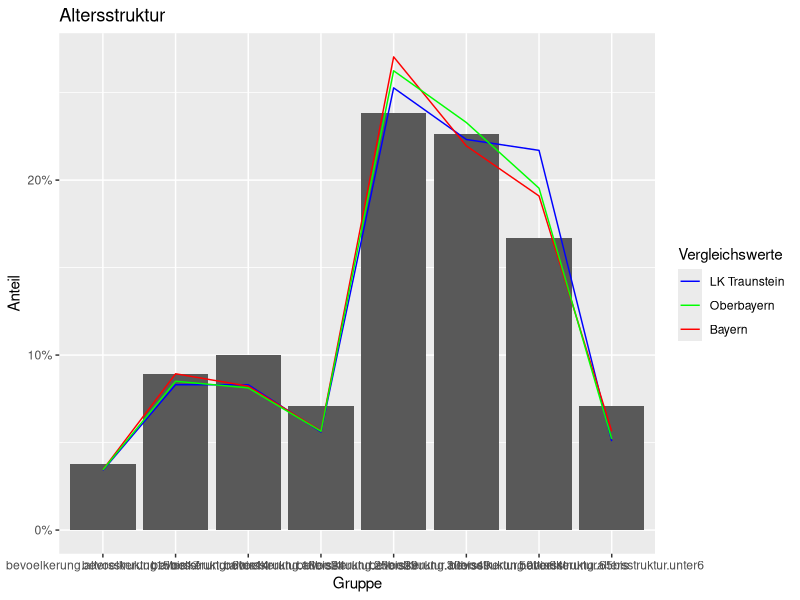
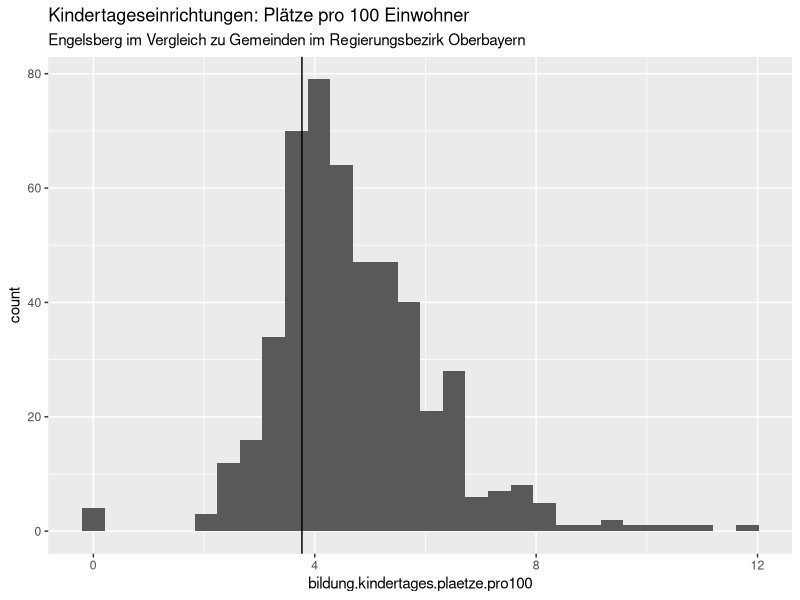
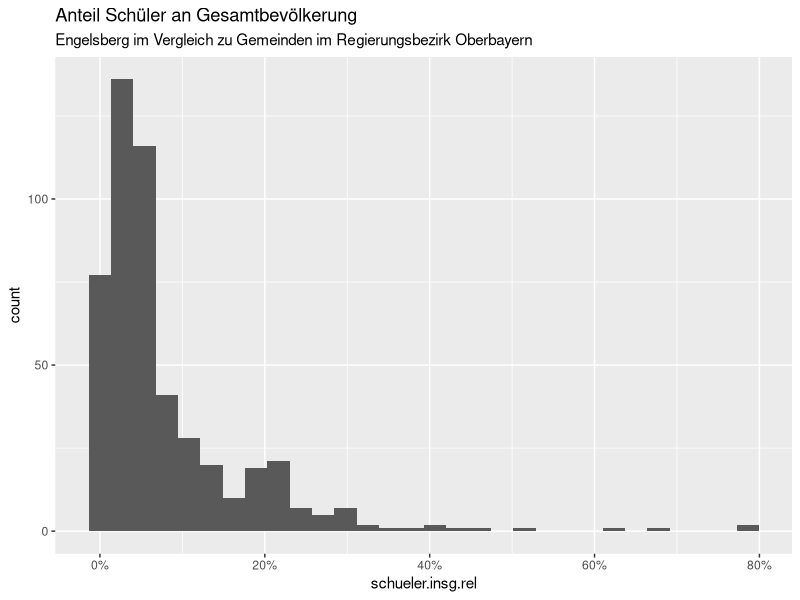
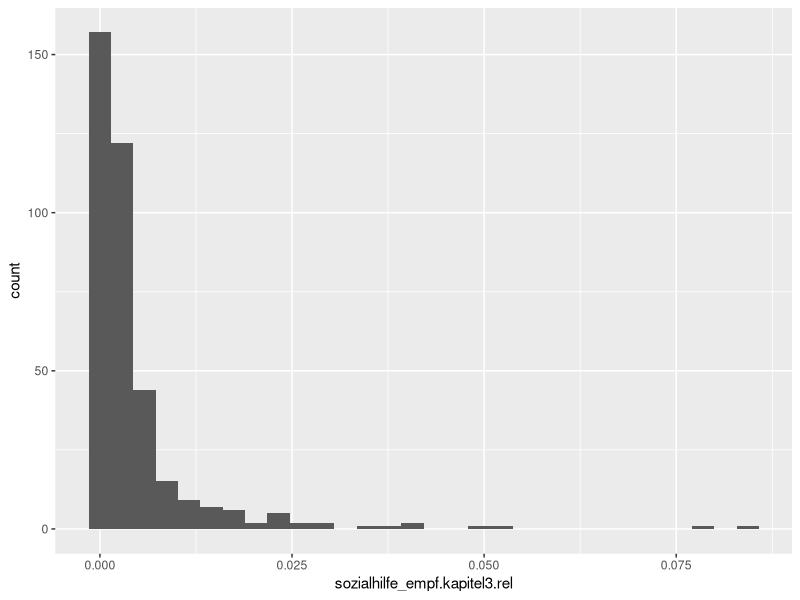

Generate these figures, in order, with R:
# Libraries ---------------------------------------------------------------
library(dplyr)
library(tidyr)
library(ggplot2)

# Load and clean data -----------------------------------------------------
raw_data = read.csv('GDH2016_Daten_xlsx.csv', sep=';', stringsAsFactors = F)
colnames(raw_data)[2:4] = c('Regional.Schluessel', 'Gemeinde.Schluessel.Nr', 'Vgem.Schluessel')
data = raw_data[!is.na(raw_data$Gemeinde.Schluessel.Nr) & raw_data$Bezeichnung != "Gemeindefreie Gebiete", ]

rm(raw_data)

# Convert non-alphanumeric values to NA
data[data == '•'] = NA

# Load column names and insert them into data. Filter. Numerize -----------
headers = read.csv('spaltennr_labels.csv', sep=',', header = F, stringsAsFactors = F)
COLLABELS = as.list(headers[2, ])
names(COLLABELS) = as.character(headers[2, ])
colnames(data)[startsWith(colnames(data), 'Spalte')] <- COLLABELS

# Filter variables
vars = headers[3, ] %>% as.numeric() %>% as.logical()
vars = COLLABELS[vars] %>% as.character()
data = data %>%
  select(c("Laufende.Nummer", "Regional.Schluessel", "Gemeinde.Schluessel.Nr", "Bezeichnung", vars))

# Numerize
for(var in vars) {
  data[, var] <- as.numeric(data[, var])
}

collabels = COLLABELS %>% as.character()

# Add information about regions -------------------------------------------
# Regierungsbezirke
data$Regierungsbezirk = data$Regional.Schluessel %>%
  substr(1, 2) %>%
  sapply(function(schl) {
    switch(schl,
           "91" = "Oberbayern",
           "92" = "Niederbayern",
           "93" = "Oberpfalz",
           "94" = "Oberfranken",
           "95" = "Mittelfranken",
           "96" = "Unterfranken",
           "97" = "Schwaben")
  })

# Landkreise
reg_gemeinden <- read.csv('./reginalschl_gemeinden.csv', sep=';', stringsAsFactors = F)
reg_kreis <- reg_gemeinden %>%
  filter(!is.na(rs_kreis) & is.na(rs_vb)) %>%
  mutate(rs_rb_kreis = paste(rs_rb, rs_kreis, sep='')) %>%
  select(rs_gemeindename, rs_rb_kreis)

get_lk_by_regschl <- function(regschl) {
  reg_kreis %>%
    filter(rs_rb_kreis == substr(regschl, 2, 4)) %>%
    select(rs_gemeindename) %>%
    as.list() %>%
    as.character()
}

data$Landkreis <- data$Regional.Schluessel %>%
  sapply(get_lk_by_regschl)


# Plot Settings -----------------------------------------------------------
HIGHLIGHT = "Engelsberg"
REGIERUNGSBEZIRK = "Oberbayern"
LANDKREIS = NULL # set to NULL to use REGIERUNGSBEZIRK instead

data.filtered = data %>%
  filter(
    if(is.null(LANDKREIS)) {
      Regierungsbezirk == REGIERUNGSBEZIRK
    } else {
      Landkreis == LANDKREIS
    }
  )
plot.subtitle = paste0(HIGHLIGHT, " im Vergleich zu Gemeinden im ", ifelse(is.null(LANDKREIS), paste0("Regierungsbezirk ", REGIERUNGSBEZIRK), paste0("Landkreis ", LANDKREIS)))


# Plot Altersstruktur -----------------------------------------------------
# Altersstruktur
vars.altersstruktur = collabels[collabels %>% startsWith("bevoelkerung.altersstruktur")]
vars.altersstruktur.rel = sapply(vars.altersstruktur, paste, ".rel", sep='')
for(altersgruppe in vars.altersstruktur) {
  data[, paste0(altersgruppe, ".rel")] = data[, altersgruppe]/rowSums(data[, vars.altersstruktur])
}

bayern.altersstruktur.rel = data %>%
  select(vars.altersstruktur.rel) %>%
  colMeans() %>%
  append(c(Bezeichnung = "Bayern"), .)
oberbayern.altersstruktur.rel = data %>%
  filter(Regierungsbezirk == "Oberbayern") %>%
  select(vars.altersstruktur.rel) %>%
  colMeans() %>%
  append(c(Bezeichnung = "Oberbayern"), .)
traunstein.altersstruktur.rel = data %>%
  filter(Landkreis == "Traunstein") %>%
  select(vars.altersstruktur.rel) %>%
  colMeans() %>%
  append(c(Bezeichnung = "LK Traunstein"), .)

data.altersstruktur = data %>%
  filter(Bezeichnung == "Engelsberg") %>%
  select(c("Bezeichnung", vars.altersstruktur.rel)) %>%
  rbind(bayern.altersstruktur.rel, oberbayern.altersstruktur.rel, traunstein.altersstruktur.rel)

data.altersstruktur[, colnames(data.altersstruktur) != "Bezeichnung"] = data.altersstruktur[, colnames(data.altersstruktur) != "Bezeichnung"] %>%
  sapply(as.numeric)

data.altersstruktur = data.altersstruktur %>%
  gather("Gruppe", "Anteil", -Bezeichnung) %>%
  # filter(Bezeichnung %in% c("Engelsberg", "Bayern")) %>%
  mutate(Gruppe = replace(Gruppe, Gruppe == "bevoelkerung.altersstruktur.unter6.rel", "< 6")) %>%
  mutate(Gruppe = replace(Gruppe, Gruppe == "bevoelkerung.altersstruktur.6bis14.rel", "6-14")) %>%
  mutate(Gruppe = replace(Gruppe, Gruppe == "bevoelkerung.altersstruktur.15bis17.rel", "15-17")) %>%
  mutate(Gruppe = replace(Gruppe, Gruppe == "bevoelkerung.altersstruktur.18bis24.rel", "18-24")) %>%
  mutate(Gruppe = replace(Gruppe, Gruppe == "bevoelkerung.altersstruktur.25bis29.rel", "25-29")) %>%
  mutate(Gruppe = replace(Gruppe, Gruppe == "bevoelkerung.altersstruktur.30bis49.rel", "30-49")) %>%
  mutate(Gruppe = replace(Gruppe, Gruppe == "bevoelkerung.altersstruktur.50bis64.rel", "50-64")) %>%
  mutate(Gruppe = replace(Gruppe, Gruppe == "bevoelkerung.altersstruktur.65bis.rel", "ab 65"))

data.altersstruktur$Gruppe = factor(data.altersstruktur$Gruppe)
data.altersstruktur$Gruppe = factor(data.altersstruktur$Gruppe, levels(data.altersstruktur$Gruppe)[c(1,7,2:6,8)])

data.altersstruktur %>%
  filter(Bezeichnung == "Engelsberg") %>%
  ggplot(aes(x = Gruppe, y = Anteil)) +
  geom_bar(stat = 'identity') +
  geom_line(data = data.altersstruktur %>% filter(Bezeichnung == "LK Traunstein"), aes(group = 1, color = "blue")) +
  geom_line(data = data.altersstruktur %>% filter(Bezeichnung == "Oberbayern"), aes(group = 1, color = "red")) +
  geom_line(data = data.altersstruktur %>% filter(Bezeichnung == "Bayern"), aes(group = 1, color = "green")) +
  scale_colour_manual(name = 'Vergleichswerte', values = c('blue' = 'blue', 'red' = 'red', 'green' = 'green'), labels = c('LK Traunstein', 'Oberbayern', 'Bayern')) +
  scale_y_continuous(labels = scales::percent) +
  ggtitle("Altersstruktur")
  


# Plot Kinderbetreuungsplätze ---------------------------------------------
data %>%
  filter(Bezeichnung == "Engelsberg") %>%
  select(COLLABELS$bildung.kindertages.plaetze)

data.kinderbetr = data %>%
  mutate(bildung.kindertages.plaetze.pro100 = bildung.kindertages.plaetze/bevoelkerung.insgesamt*100)

data.kinderbetr %>%
  filter(
    if(is.null(LANDKREIS)) {
      Regierungsbezirk == REGIERUNGSBEZIRK
    } else {
      Landkreis == LANDKREIS
    }
  ) %>%
  ggplot(aes(x = bildung.kindertages.plaetze.pro100)) +
  geom_histogram() +
  ggtitle("Kindertageseinrichtungen: Plätze pro 100 Einwohner", paste0(HIGHLIGHT, " im Vergleich zu Gemeinden im ", ifelse(is.null(LANDKREIS), paste0("Regierungsbezirk ", REGIERUNGSBEZIRK), paste0("Landkreis ", LANDKREIS)))) +
  geom_vline(xintercept = data.kinderbetr %>%
               filter(Bezeichnung == "Engelsberg") %>%
               select(bildung.kindertages.plaetze.pro100) %>%
               as.numeric())


# Schüler -----------------------------------------------------------------
c(COLLABELS$bildung.grundmittelhauptschulen.schueler, COLLABELS$bildung.realschulen.schueler, COLLABELS$bildung.gymnasien.schueler, COLLABELS$bildung.gymnasien.schueler)
data.schueler = data %>%
  mutate(schueler.insg.rel = (bildung.grundmittelhauptschulen.schueler +
           bildung.realschulen.schueler +
           bildung.gymnasien.schueler +
           bildung.gymnasien.schueler)/bevoelkerung.insgesamt)

data.schueler %>%
  filter(
    if(is.null(LANDKREIS)) {
      Regierungsbezirk == REGIERUNGSBEZIRK
    } else {
      Landkreis == LANDKREIS
    }
  ) %>%
  ggplot(aes(x = schueler.insg.rel)) +
  geom_histogram() +
  scale_x_continuous(labels = scales::percent) +
  ggtitle("Anteil Schüler an Gesamtbevölkerung", paste0(HIGHLIGHT, " im Vergleich zu Gemeinden im ", ifelse(is.null(LANDKREIS), paste0("Regierungsbezirk ", REGIERUNGSBEZIRK), paste0("Landkreis ", LANDKREIS))))

# Sozialhilfeempfänger ----------------------------------------------------
data.sozhilfe = data.filtered %>%
  mutate(sozialhilfe_empf.kapitel3.rel = sozialhilfe_empf.kapitel3/bevoelkerung.insgesamt)

data.sozhilfe %>%
  ggplot(aes(x = sozialhilfe_empf.kapitel3.rel)) +
  geom_histogram() +
  geom_vline(xintercept = data.sozhilfe %>%
               filter(Bezeichnung == HIGHLIGHT) %>%
               select(sozialhilfe_empf.kapitel3.rel) %>%
               as.numeric())

# Todo: sum, then relativize
